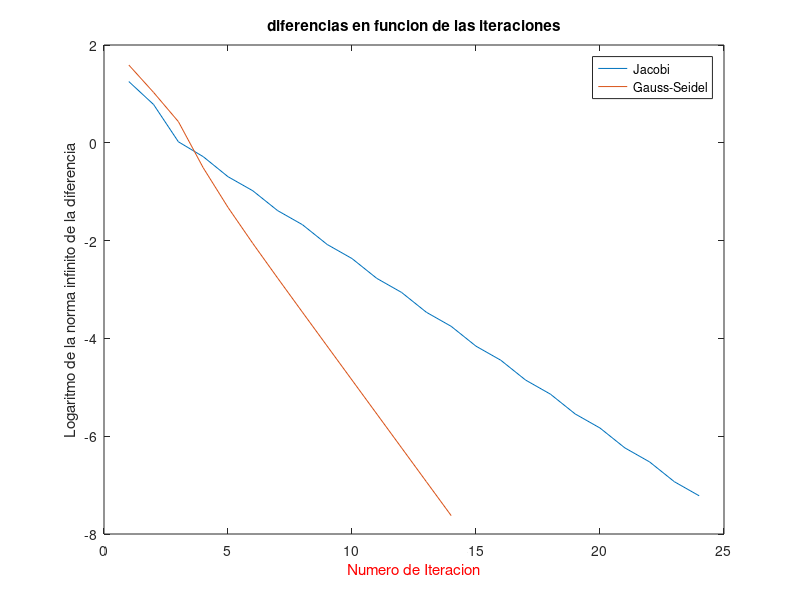

Source code (MATLAB):
%Represento la matriz por 3 vectores. Uno para la diagonal central, otra para la primera supradiagonal, y otra para las E. Las inferiores salen por simetría, no hace falta guardarlas.

RTOL = 0.0001;
n = 6;

function [D1,D2,D3] = construirDiagonales(n)
	if (n<6)
		error("La dimension de la matriz tiene que ser 6 o mas.");
	endif
	if (mod(n,3) != 0)
		error("La dimension de la matriz debe ser divisible por 3 para construirlas segun la consigna.");
	endif
	%Diagonal central.
	D1 = [[2,2,2],repmat([4,4,4],1,n/3-2),[3,3,3]]; 
	%Supra-Diagonal 1.
	D2 = [[-1/2,-1/2],repmat([0,-1,-1],1,n/3-2),[0,-1/2,-1/2]];
	%Supra-Diagonal 3.
	D3 =repmat([-1,-1,-1],1,n/3-1);	
endfunction

function M = construirMatriz(D1,D2,D3)
	n = length(D1);
	for i = [1:n]
		for j = [1:n]
			if (i == j)
				M(i,j) = D1(i);
			elseif ((j == i + 1) || (j == i - 1))
				M(i,j) = D2(min(i,j));
			elseif ((j == i + 3) || (j == i - 3))
				M(i,j) = D3(min(i,j));
			endif;
		endfor
	endfor			
endfunction
	
function s = suma(D2,D3, n, x)
	s(1) = D2(1)*x(2) + D3(1)*x(4);
	for i = [2,3]
		s(i) =  D2(i)*x(i+1) + D2(i-1)*x(i-1) + D3(i)*x(i+3);
	endfor
	for i = [4:n-3]
		s(i) = D2(i)*x(i+1) + D2(i-1)*x(i-1) + D3(i)*x(i+3) + D3(i-3)*x(i-3);
	endfor
	for i = [n-2,n-1]
		s(i) = D2(i)*x(i+1) + D2(i-1)*x(i-1) + D3(i-3)*x(i-3);
	endfor
	s(n) = D2(n-1)*x(n-1) + D3(n-3)*x(n-3);
endfunction

function [x, iteraciones, diferencias] = jacobi(D1,D2,D3,b,semilla,RTOL)
	n = length(D1);
	tolerable = false;
	x = semilla;
	iteraciones = 0;
	while (!tolerable)
		iteraciones++;
		%s es suma productos en cada fila.
		s  = suma(D2,D3,n,x);
		for i = [1:n]
			xNuevo(i,1) = (1/D1(i))*(b(i)-s(i));
		endfor;
		diferencia = max(abs(xNuevo-x));
		diferencias(iteraciones) = diferencia;
		tolerable =  diferencia/(max(abs(xNuevo))) < RTOL;
		x = xNuevo;
	endwhile
endfunction

function xNuevo = sumaGS(D1,D2,D3,b,x)
	n = length(D1);
	s = D2(1)*x(2) + D3(1)*x(4);
	xNuevo(1,1) = (1/D1(1))*(b(1)-s(1));
	for i = [2,3]
		s =  D2(i)*x(i+1) + D2(i-1)*xNuevo(i-1) + D3(i)*x(i+3);
		xNuevo(i,1) = (1/D1(i))*(b(i)-s);
	endfor
	for i = [4:n-3]
		s = D2(i)*x(i+1) + D2(i-1)*xNuevo(i-1) + D3(i)*x(i+3) + D3(i-3)*xNuevo(i-3);
		xNuevo(i,1) = (1/D1(i))*(b(i)-s);
	endfor
	for i = [n-2,n-1]
		s = D2(i)*x(i+1) + D2(i-1)*xNuevo(i-1) + D3(i-3)*xNuevo(i-3);
		xNuevo(i,1) = (1/D1(i))*(b(i)-s);
	endfor 
	s = D2(n-1)*xNuevo(n-1) + D3(n-3)*xNuevo(n-3);
	xNuevo(n,1) = (1/D1(n))*(b(n)-s);
endfunction

function [x, iteraciones, diferencias] = GS(D1,D2,D3,b,semilla,RTOL)
	n = length(D1);
	tolerable = false;
	x = semilla;
	iteraciones = 0;
	while (!tolerable)
		iteraciones++;
		xNuevo = sumaGS(D1,D2,D3,b,x);
		diferencia = max(abs(xNuevo-x));
		diferencias(iteraciones) = diferencia;
		tolerable =  diferencia/(max(abs(xNuevo))) < RTOL;
		x = xNuevo;
	endwhile
endfunction

function b = construirB(D1,D2,D3)
	n = length(D1);
	%Mi padrón es 94881.
	x = repmat([8;8;1],n/3,1);
	s = suma(D2,D3,n,x);
	for i = [1:n]
		b(i,1) = s(i) + D1(i)*x(i);
	endfor;
endfunction

%Construcciones previas
[D1,D2,D3]= construirDiagonales(n);
b = construirB(D1,D2,D3)
semilla = repmat(1,n,1);

%Resolución del sistema con cada método.
[xJacobi, iteracionesJacobi, diferenciasJacobi] = jacobi(D1,D2,D3,b,semilla,RTOL);
[xGS, iteracionesGS, diferenciasGS] = GS(D1,D2,D3,b,semilla,RTOL);
m = construirMatriz(D1,D2,D3);
xPC = m\b;

printf("")

%Calculo de Radios espectrales.
puntosJacobi = [1:iteracionesJacobi]
rEspectralJacobi = e^(polyfit(puntosJacobi,diferenciasJacobi,1)(1))

puntosGS = [1:iteracionesGS]
rEspectralGS =  e^(polyfit(puntosGS,diferenciasGS,1)(1))

%Parte grafica.
figure(1)
plot(puntosJacobi, log(diferenciasJacobi),puntosGS,log(diferenciasGS));
title('diferencias en funcion de las iteraciones');
xlabel('Numero de Iteracion','Color','r');
%ylabel('ln( ||x^k - x || \infty )');
ylabel('Logaritmo de la norma infinito de la diferencia')
legend('Jacobi','Gauss-Seidel');
print -dpng 'grafico.png'
printf("FIN")